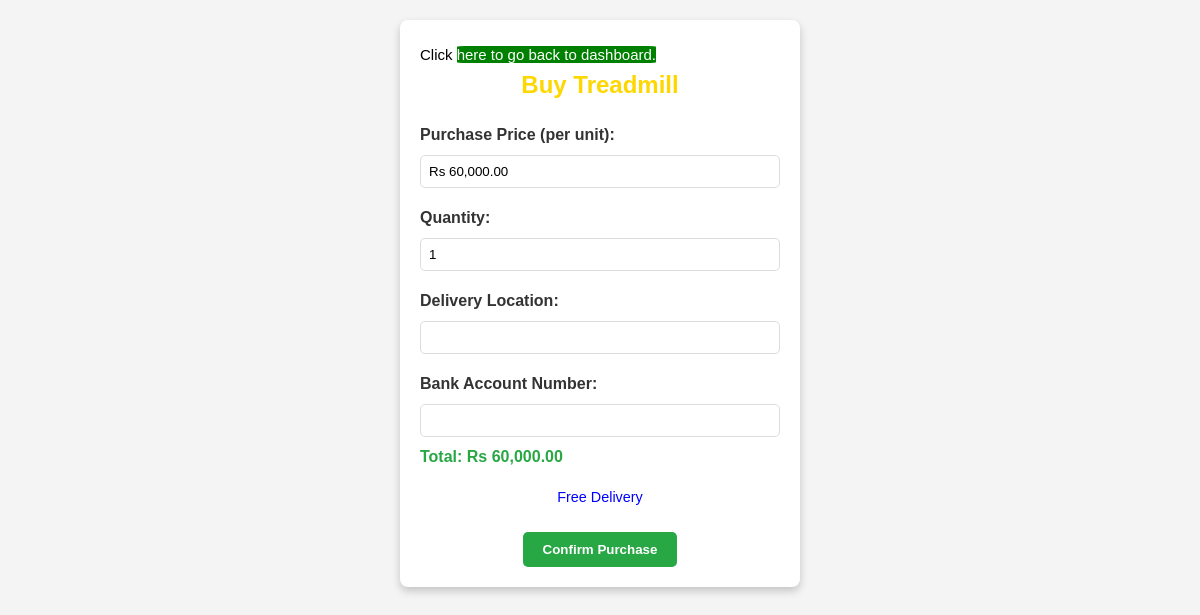
Screenshot of /buy_equipment.php?id=1 (signed in) with the database file from the repository.
### tables this page shows
CREATE TABLE `equipment` (
  `equipment_id` int(11) NOT NULL,
  `name` varchar(50) DEFAULT NULL,
  `rent_price_per_month` decimal(10,2) DEFAULT NULL,
  `purchase_price` decimal(10,2) DEFAULT NULL,
  `available_quantity` int(11) DEFAULT NULL,
  `image_path` varchar(100) DEFAULT NULL
);

### buy_equipment.php (the view, shortened to what this page needs)
<?php
require "connection.php";
$equipment_id = $_GET['id'];
$sql = "SELECT * FROM equipment WHERE equipment_id = $equipment_id";
$result = mysqli_query($conn, $sql);
$equipment = mysqli_fetch_assoc($result);
?>
<!DOCTYPE html>
<html lang="en">
<head>
    <link rel="stylesheet" href="dashboard-style.css">
</head>
<body>
    <div class="purchase-container">
    <p>Click <a href="dashboard.php">here to go back to dashboard.</a> </p>
        <h2>Buy <?php echo htmlspecialchars($equipment['name']); ?></h2>
        <form action="" method="POST">
            <label for="purchase_price">Purchase Price (per unit):</label>
            <input type="text" id="purchase_price" value="Rs <?php echo number_format($equipment['purchase_price'], 2); ?>" readonly>
            <label for="quantity">Quantity:</label>
            <input type="number" id="quantity" name="quantity" min="1" max="<?php echo $equipment['available_quantity']; ?>" value="1" onchange="calculateTotal()">
            <label for="location">Delivery Location:</label>
            <input type="text" id="location" name="location" required>
            <label for="bank_account">Bank Account Number:</label>
            <input type="text" id="bank_account" name="bank_account" required pattern="^(?=.*\d)[A-Za-z0-9]+$"
            title="Bank account number must contain at least one number and may include letters, but cannot be only letters.">
            <div class="total-price" id="total_price">Total: Rs <?php echo number_format($equipment['purchase_price'], 2); ?></div>
            <div class="free-delivery">Free Delivery</div>
            <div class="buy-button">
                <button type="submit">Confirm Purchase</button>
            </div>
        </form>
    </div>
</body>
</html>

### dashboard-style.css (style rules this page uses)
* { margin: 0; padding: 0; box-sizing: border-box; font-family: Arial, sans-serif; }
body { background-color: #121212; color: #f5f5f5; line-height: 30px; }

### buy_equipment.php (style rules this page uses)
body { font-family: Arial, sans-serif; background-color: #f4f4f4; color: #333; display: flex; justify-content: center; padding: 20px; }
.purchase-container { width: 400px; background-color: #fff; border-radius: 8px; padding: 20px; box-shadow: 0 4px 8px rgba(0, 0, 0, 0.2); }
.purchase-container h2 { text-align: center; color: #FFD700; margin-bottom: 20px; }
label { display: block; margin-top: 15px; font-weight: bold; }
input[type="text"], input[type="number"] { width: 100%; padding: 8px; margin-top: 5px; border-radius: 5px; border: 1px solid #ddd; }
.total-price { color: #28a745; font-weight: bold; margin-top: 5px; }
.buy-button { text-align: center; margin-top: 20px; }
.buy-button button { padding: 10px 20px; background-color: #28a745; color: white; font-weight: bold; border: none; border-radius: 5px; cursor: pointer; }
.free-delivery { color: blue; font-size: 0.9rem; text-align: center; margin-top: 10px; }
a { text-decoration:none; background-color:green; border-radius:4%; color:white; font-size:15px; }
p { color:black; font-size:15px; }

### rows the page displays
equipment: name "Treadmill", purchase_price "Rs 60,000.00", purchase_price "60,000.00"
